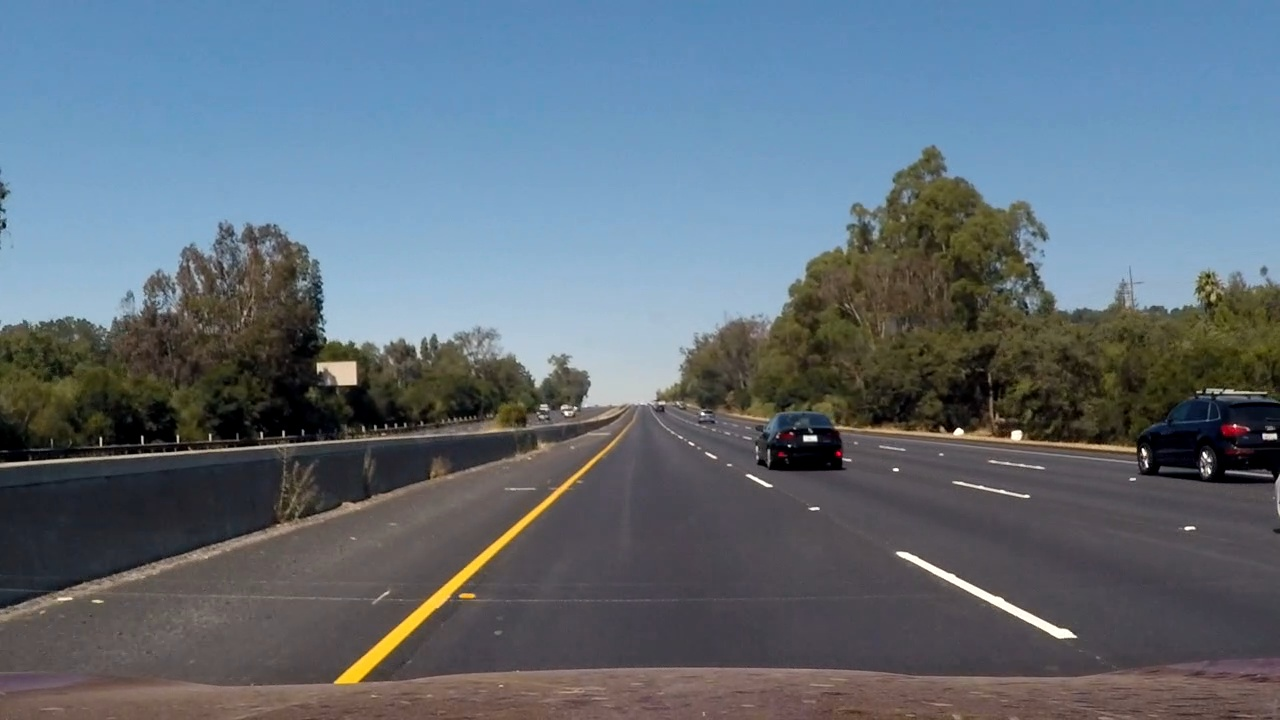
#> input picture test_images/frame1259.jpg, 1280 x 720 px; its folder holds only this picture in this run
$ python -i hog-extractor.py   (imports and definitions only)
#> lines starting #> are read from the running program, lines starting #| are printed output that depends on the picture
import matplotlib.image as mpimg
import matplotlib.pyplot as plt
import numpy as np
import cv2
import glob
import os
import time
import random
from skimage.feature import hog

#Define a function to convert to correct color image
def color_convertor(image, cspace):
    image = rescale_image(image)
    if cspace != 'RGB':
        if cspace == 'HSV':
            feature_image = cv2.cvtColor(image, cv2.COLOR_RGB2HSV)
        elif cspace == 'LUV':
            feature_image = cv2.cvtColor(image, cv2.COLOR_RGB2LUV)
        elif cspace == 'HLS':
            feature_image = cv2.cvtColor(image, cv2.COLOR_RGB2HLS)
        elif cspace == 'YUV':
            feature_image = cv2.cvtColor(image, cv2.COLOR_RGB2YUV)
        elif cspace == 'YCrCb':
            feature_image = cv2.cvtColor(image, cv2.COLOR_RGB2YCrCb)
        elif cspace == 'Gray':
            feature_image = cv2.cvtColor(image, cv2.COLOR_RGB2GRAY)
    else:
        feature_image = np.copy(image)
    feature_image = rescale_image(feature_image)
    return feature_image

def rescale_image(image):
    max = np.max(image)
    if(max <= 1):
        image = image.astype(np.float32)*255.
        #print("rescaled ")
    return image

# Define a function to return HOG features and visualization
def get_hog_features(image, cspace='HSV', hog_channel='ALL', orient=9,
                     pix_per_cell=16, cell_per_block=4, feature_vector=True):
    img = color_convertor(image, cspace)
    if hog_channel == 'ALL' and cspace != 'Gray':
        hog_features = []
        for channel in range(img.shape[2]):
            features, hog_image = hog(img[:,:,channel], orientations=orient,
                        pixels_per_cell=(pix_per_cell, pix_per_cell),
                        cells_per_block=(cell_per_block, cell_per_block),
                        transform_sqrt=False,
                        visualise=True, feature_vector=feature_vector)
            hog_features.append(features)
        hog_features = np.ravel(hog_features)
    elif cspace == 'Gray':
        hog_features = hog(img, orientations=orient,
                        pixels_per_cell=(pix_per_cell, pix_per_cell),
                        cells_per_block=(cell_per_block, cell_per_block),
                        transform_sqrt=True,
                        visualise=False, feature_vector=feature_vector)
    else:
        hog_features = hog(img[:,:,hog_channel], orientations=orient,
                        pixels_per_cell=(pix_per_cell, pix_per_cell),
                        cells_per_block=(cell_per_block, cell_per_block),
                        transform_sqrt=True,
                        visualise=False, feature_vector=feature_vector)
    return hog_features, hog_image

def main():
  cspace = 'YCrCb' #
  orient = 9
  pix_per_cell = 12
  cell_per_block = 2
  hog_channel = 'ALL'
  dirname='/Volumes/personal/SDC-course-notes/project5/data/'
  images = glob.glob(dirname + 'vehicles/KITTI_extracted/*.png')
  #cars = ['./test_images/car.jpg']
  for file in images:
    image = mpimg.imread(file)
    #image = cv2.resize(image,(64, 64), interpolation = cv2.INTER_AREA)
    hog_features, hog_image = get_hog_features(image, cspace, hog_channel, orient,
                                    pix_per_cell, cell_per_block)
    plt.subplot(121)
    plt.imshow(image)
    plt.subplot(122)
    plt.imshow(hog_image,cmap = 'gray')
    plt.show()

""" Main function for testing purpose. Input sequence of images """
# [2 lines not run here, left out]

>>> import cv2
>>> picture = cv2.cvtColor(cv2.imread('test_images/frame1259.jpg'), cv2.COLOR_BGR2RGB)
>>> result = get_hog_features(picture)
#> in rescale_image, `max = np.max(image)`: max = 255
#> in color_convertor, `feature_image = cv2.cvtColor(image, cv2.COLOR_RGB2HSV)`: feature_image: shape (720, 1280, 3); mean H, S, V 83.6, 76.9, 128.9
#> the loop in get_hog_features, `for channel in range(img.shape[2]):` made 3 passes
#> pass 1, in get_hog_features, `features, hog_image = hog(img[:,:,channel], orientations=orient, pixel..`:
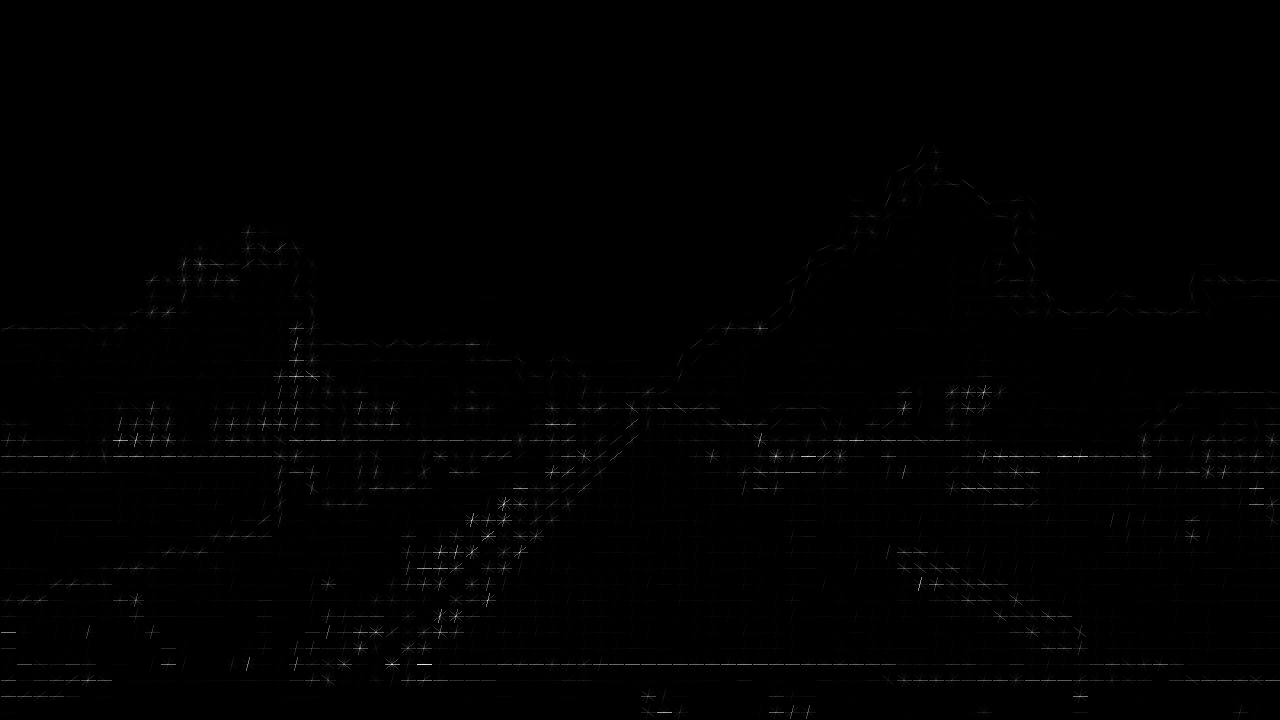
#> hog_image: shape (720, 1280) float64; min 0, max 65.11, mean 0.3; drawn with min black and max white
#> after the loop in get_hog_features, `for channel in range(img.shape[2]):`: hog_features = 3 items

$ run again, on test_images/test0.jpg
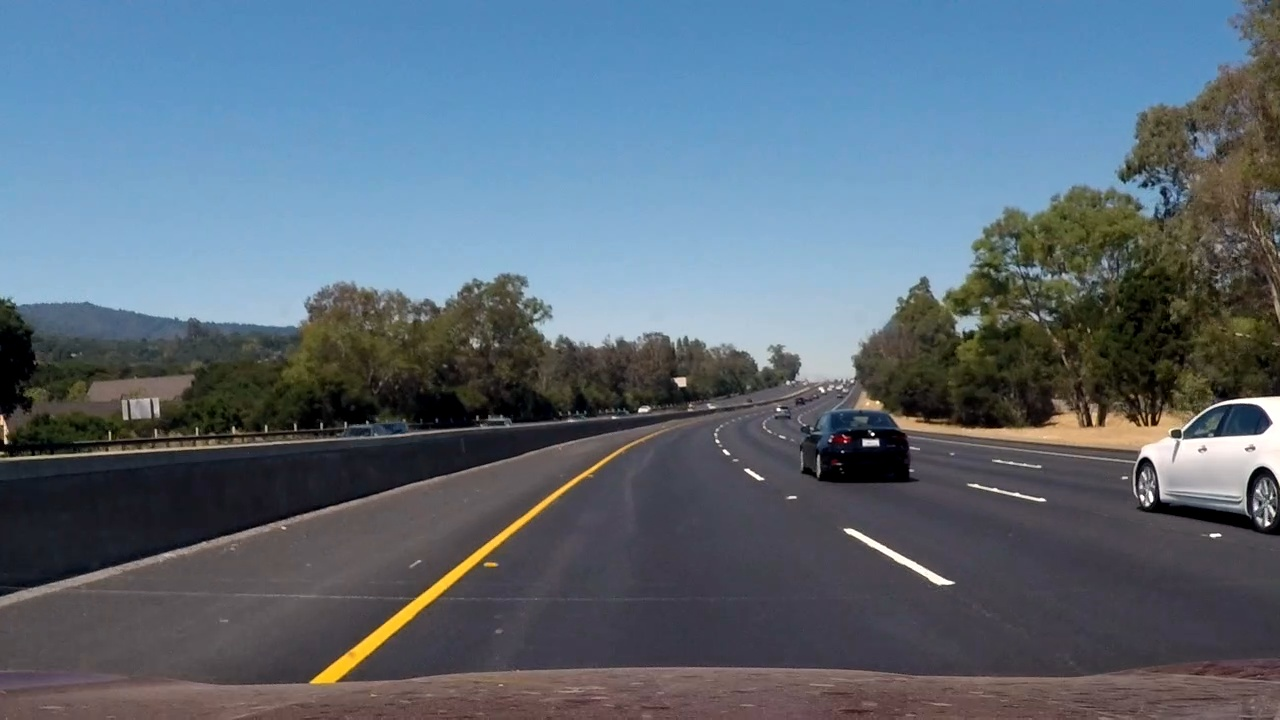
#> input picture test_images/test0.jpg, 1280 x 720 px
#> max = 255
#> feature_image: shape (720, 1280, 3); mean H, S, V 89.6, 79.3, 126.7
#> the loop in get_hog_features, `for channel in range(img.shape[2]):` made 3 passes
#> pass 1, in get_hog_features, `features, hog_image = hog(img[:,:,channel], orientations=orient, pixel..`:
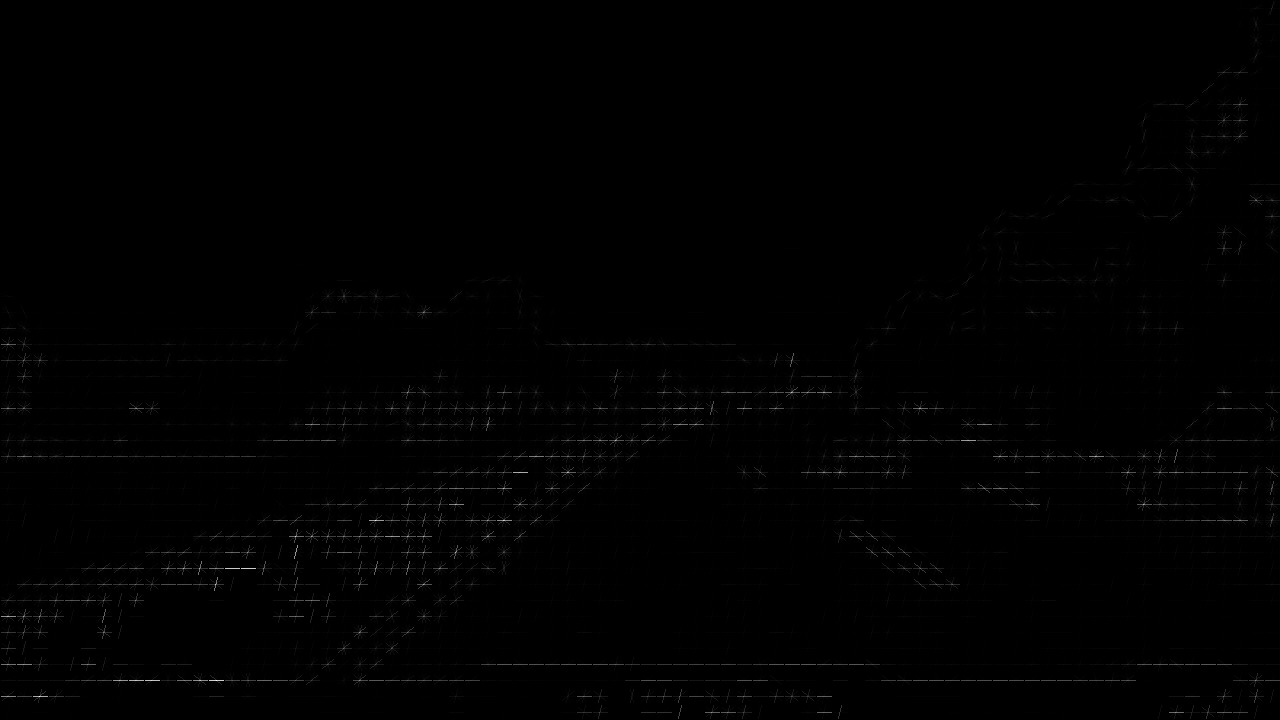
#> hog_image: shape (720, 1280) float64; min 0, max 81.39, mean 0.4; drawn with min black and max white
#> after the loop in get_hog_features, `for channel in range(img.shape[2]):`: hog_features = 3 items

$ run again, on test_images/test1.jpg
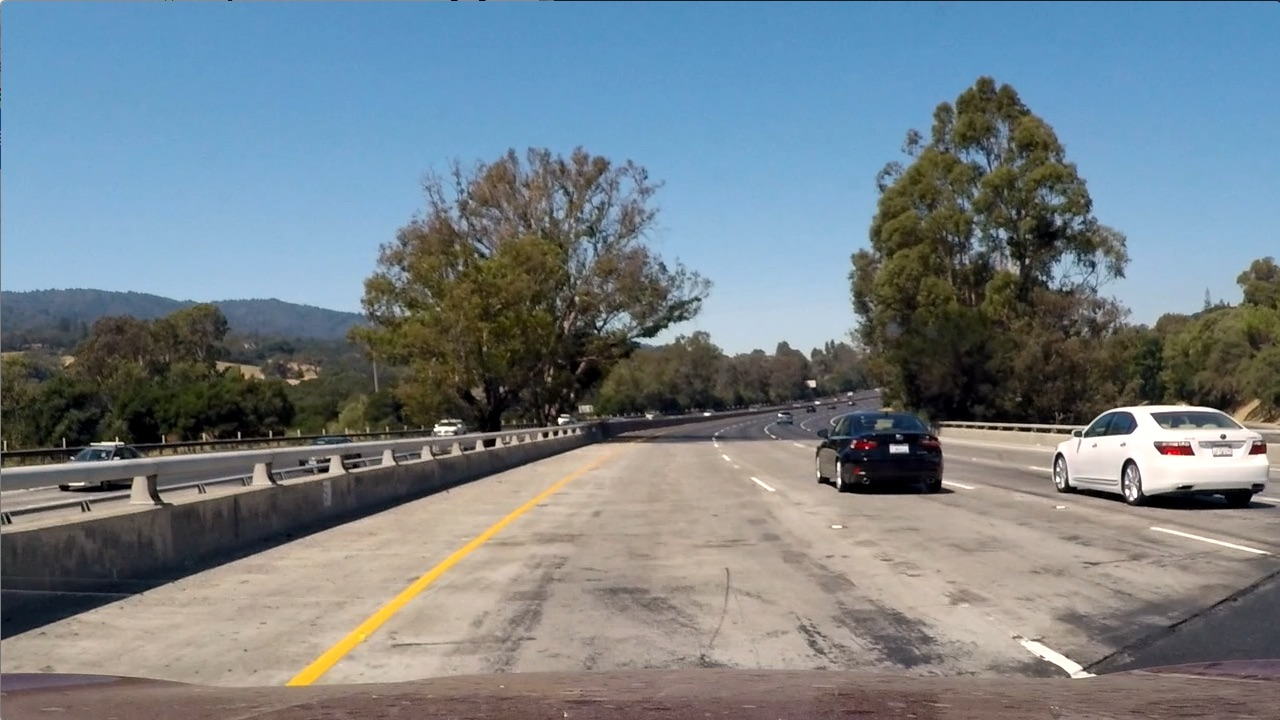
#> input picture test_images/test1.jpg, 1280 x 720 px
#> max = 255
#> feature_image: shape (720, 1280, 3); mean H, S, V 60.3, 78, 149.5
#> the loop in get_hog_features, `for channel in range(img.shape[2]):` made 3 passes
#> pass 1, in get_hog_features, `features, hog_image = hog(img[:,:,channel], orientations=orient, pixel..`:
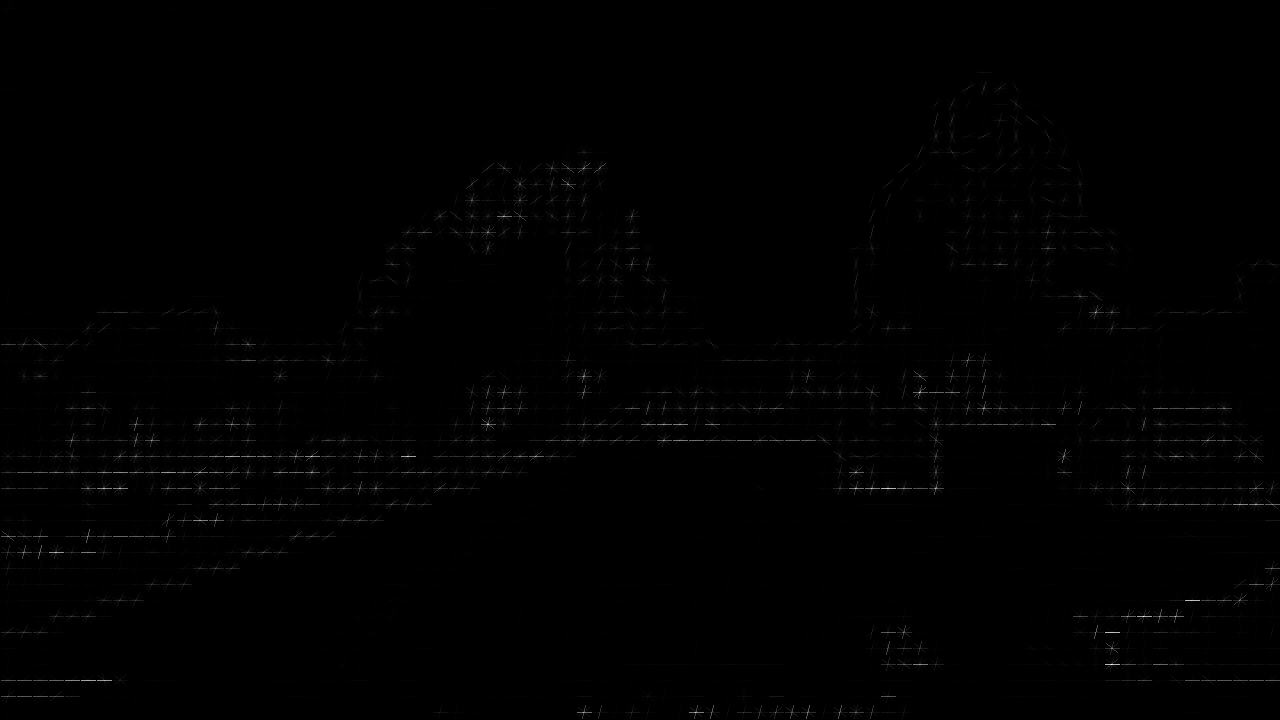
#> hog_image: shape (720, 1280) float64; min 0, max 67.68, mean 0.3; drawn with min black and max white
#> after the loop in get_hog_features, `for channel in range(img.shape[2]):`: hog_features = 3 items
